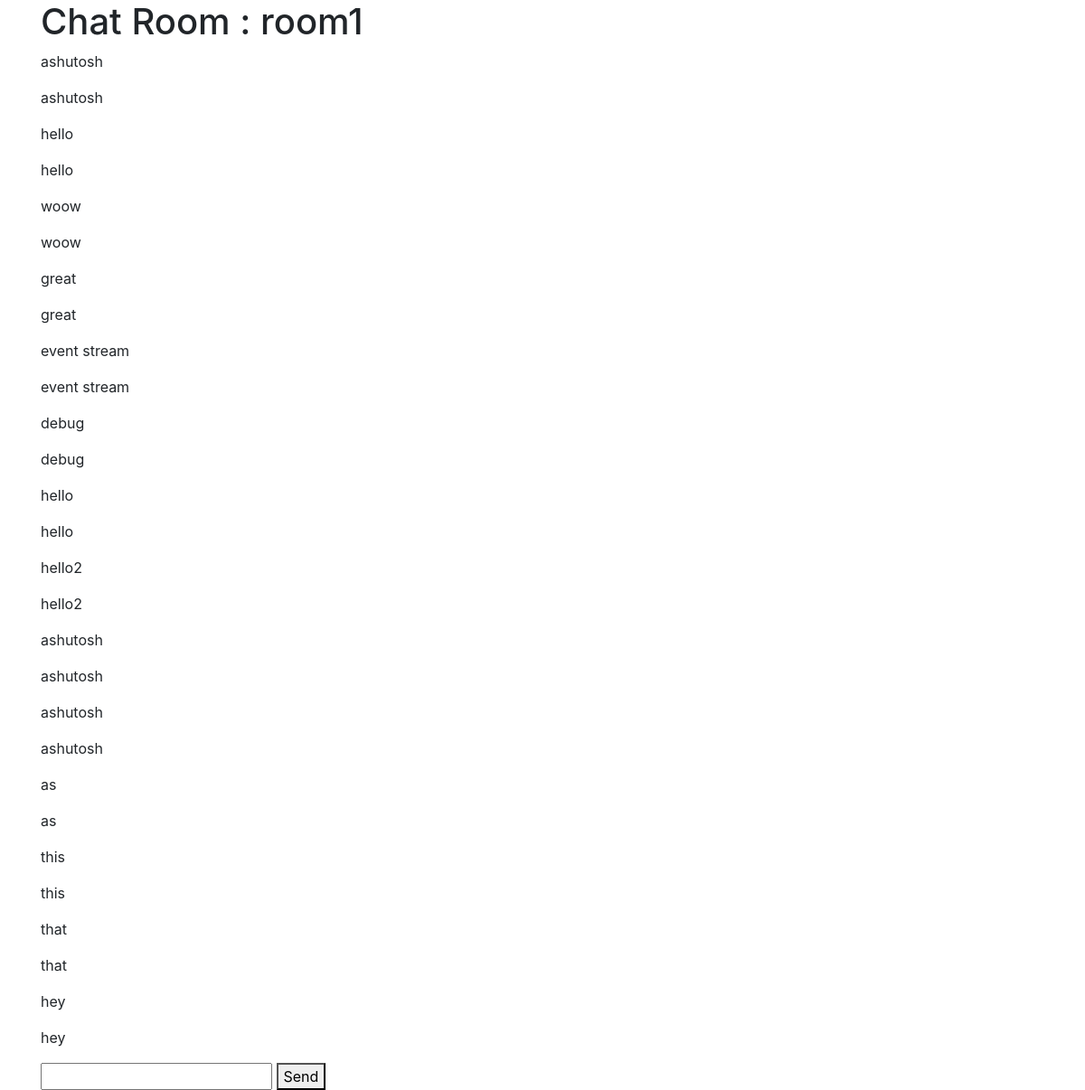
The page /chat/rooms/room1/ on the database its author committed.
### chat/models.py (models this page shows, shortened)
class Message(BaseModel):
    room = models.CharField(max_length=20)
    content = models.CharField(max_length=100)

### chat/views.py (the view)
# urls.py: path("rooms/<str:room_name>/", chat_room, name="room"),
def chat_room(request, room_name):
    messages = Message.objects.filter(room=room_name)
    return render(request, "chat/chat.html", {"messages": messages, "room": room_name})

### chat/templates/chat/chat.html (shortened to what this page needs)
{% extends "common/base.html" %}
{% block content %}
<div id="chatbox">
    <h1>Chat Room : {{ room }}</h1>
    {% for message in messages %}
        <p>{{ message.content }}</p>
    {% endfor %}
</div>
<input type="text" name="" id="message">
<button onclick="sendMessage()">Send</button>
{% endblock content %}

### common/templates/common/base.html (shortened to what this page needs)
<!DOCTYPE html>
<html lang="en">
<head>
    <link rel="stylesheet" href="https://cdn.jsdelivr.net/npm/bootstrap@4.6.2/dist/css/bootstrap.min.css">
</head>
<body>
    <div class="container">
        {% block content %}{% endblock content %}
    </div>
</body>
</html>

### rows shown on the page
Message: content "ashutosh"
Message: content "ashutosh"
Message: content "hello"
Message: content "hello"
Message: content "woow"
Message: content "woow"
Message: content "great"
Message: content "great"
Message: content "event stream"
Message: content "event stream"
Message: content "debug"
Message: content "debug"
Message: content "hello"
Message: content "hello"
Message: content "hello2"
Message: content "hello2"
Message: content "ashutosh"
Message: content "ashutosh"
Message: content "ashutosh"
Message: content "ashutosh"
Message: content "as"
Message: content "as"
Message: content "this"
Message: content "this"
Message: content "that"
Message: content "that"
Message: content "hey"
Message: content "hey"

### other values the page prints
{{ room }} "room1"
